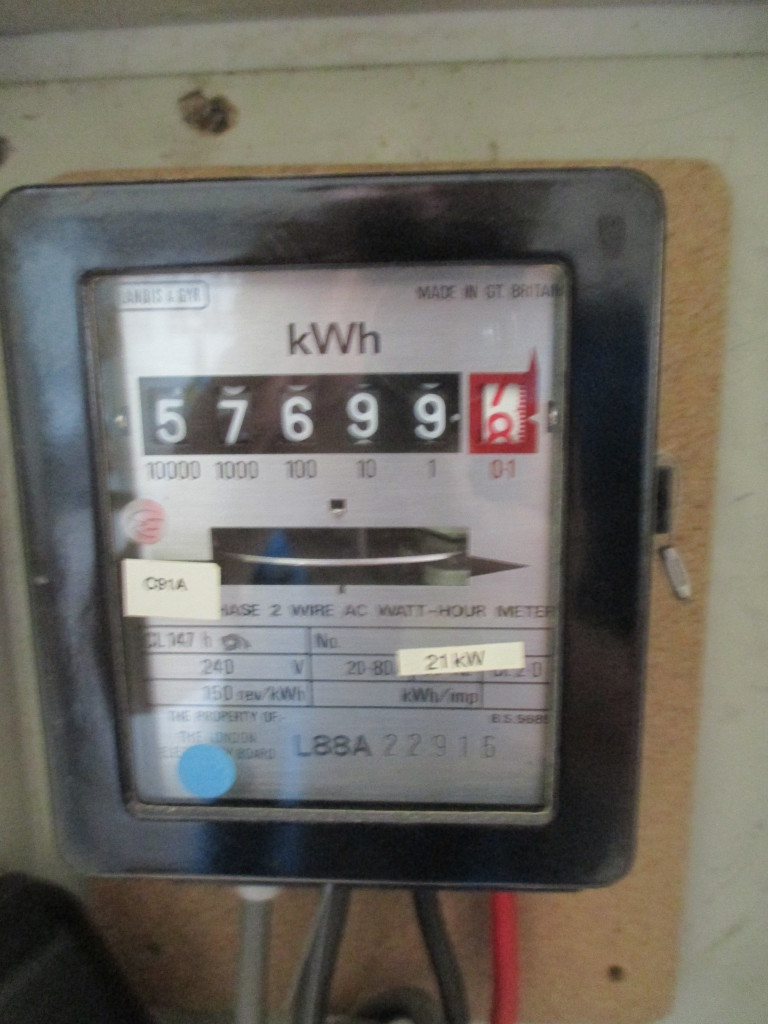
%> input picture Images/compteur5.jpg, 768 x 1024 px
$ octave test.m   (GNU Octave 9; MATLAB toolbox functions it lacks are replaced by stand-ins)
%> lines starting %> are read from the running program, lines starting %| are printed output that depends on the picture; in (x1, y1, x2, y2) boxes, pixels count from 0 and x2, y2 are one past the last pixel; in counts of white or black regions, pixels touching at a corner belong together; the program's own positions count from 1
### readNumber.m
function [number accuracy] = readNumber( img )
%UNTITLED3 Summary of this function goes here
%   Detailed explanation goes here

load templates;

comp = [];

for n=1:11

    sem=corr2(templates{1,n},img);

    comp=[comp sem];


end
accuracy = max(comp);
vd=find(comp==max(comp));
%*-*-*-*-*-*-*-*-*-*-*-*-*-
%if accuracy >= 0.5
 if accuracy >= 0.3
    if vd==1
        number='1';
    elseif vd==2
        number = '1';
    elseif vd==3
        number='2';
    elseif vd==4
        number='3';
    elseif vd==5
        number='4';
    elseif vd==6
        number='5';
    elseif vd==7
        number='6';
    elseif vd==8
        number='7';
    elseif vd==9
        number='8';
    elseif vd==10
        number='9';
    elseif vd==11
        number='0';
    else
        number = NaN;
    end
else
    number = NaN;
end


end

### test.m
clear all; close all; clc;

warning('off','images:initSize:adjustingMag');
warning('off','images:im2bw:binaryInput');
warning('off','MATLAB:colon:nonIntegerIndex');

img = imread('Images\compteur5.jpg');
%> img is the input picture: size 1024x768x3 uint8; mean R, G, B 111.1, 107.7, 100.8
figure;imshow(img);
title("Image original");

img = binarizeImage(img,0.5);
%> in binarizeImage, `T = adaptthresh(img, tresh);`:
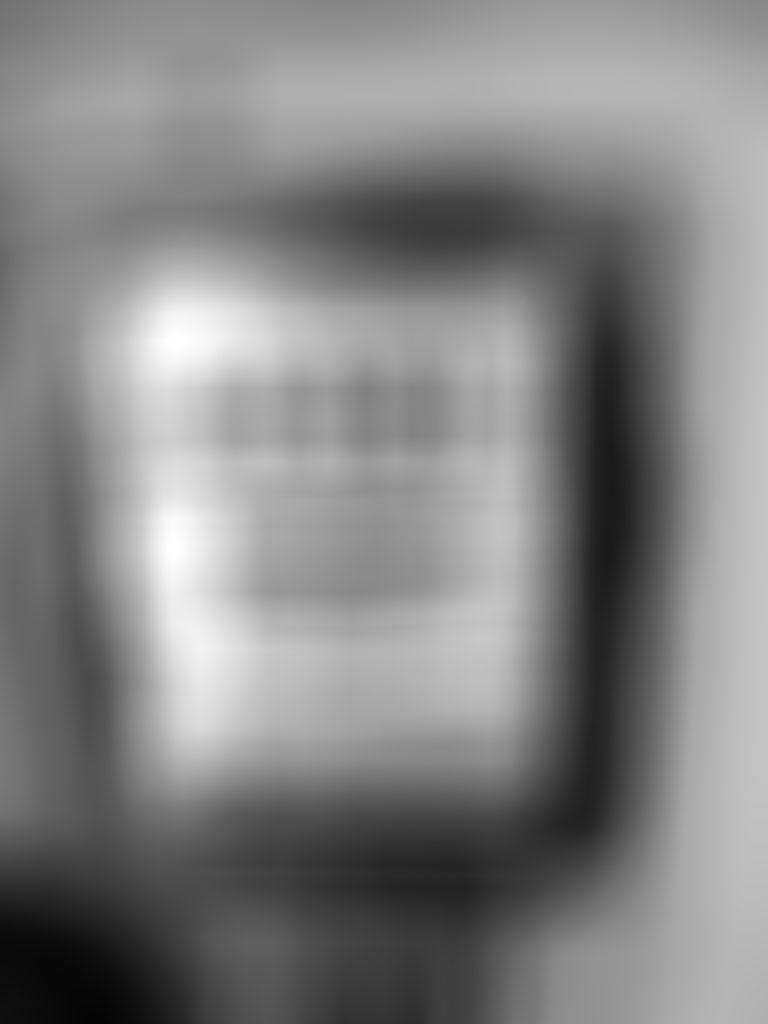
%> T: size 1024x768 double; min 0.0156, max 1, mean 0.518
%> in binarizeImage, `binaryImg = imbinarize(img, T);`:
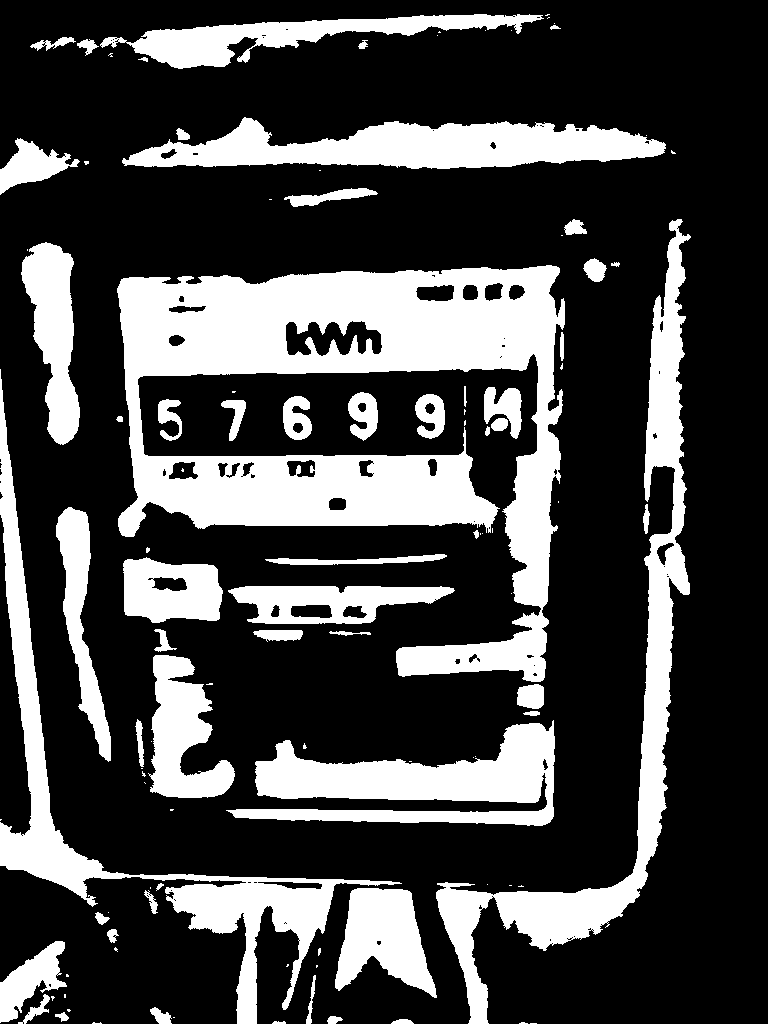
%> binaryImg: size 1024x768 logical; 27.6% white; 109 white regions (54 under 20 px)

%erosion
se = strel('square', 1);
img = imerode(img, se);

%filtre mmoyeneur pour supprimer le bruit
%img = medfilt2(img);

figure;
imshow(img);
title("apres erosion");


img = labelAreaClean(img, 1, 3);
%> in labelAreaClean, `[labels, nbObj] = bwlabel(img);`:
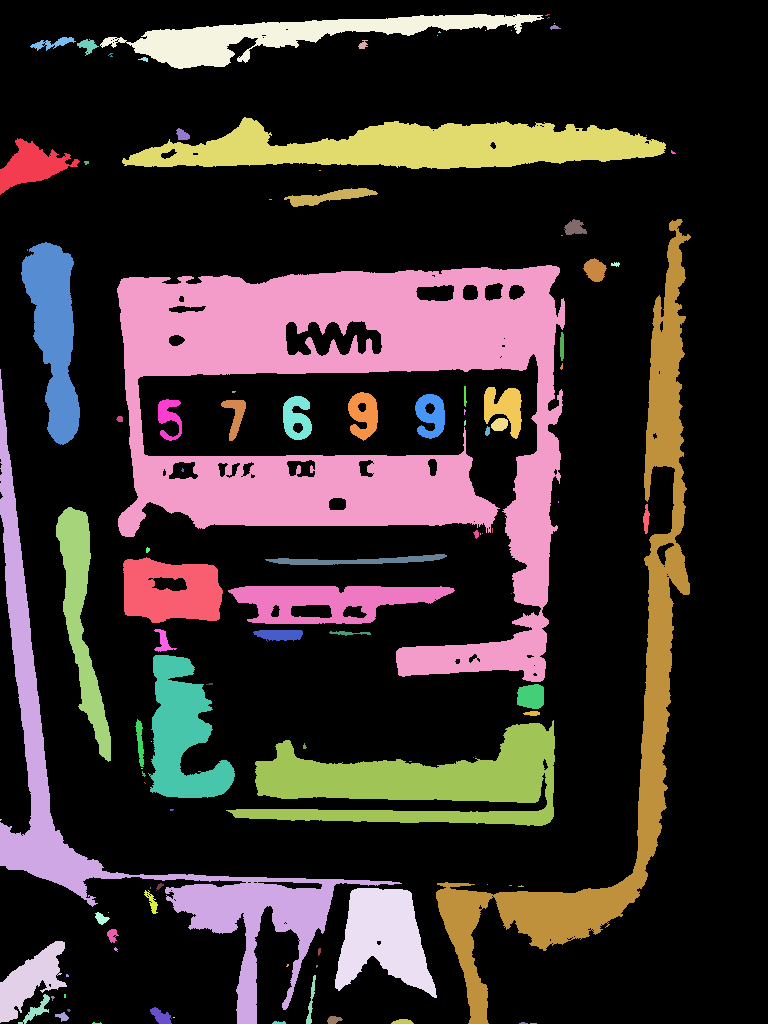
%> labels: size 1024x768 double; 110 distinct labels, from 0 to 109; one colour per label, 0 black
%> in labelAreaClean, `[labels, nbObj] = bwlabel(img);`: nbObj = 109
%> in labelAreaClean, `props = regionprops(img,'basic');`: props = 109 regions; largest, box (x1, y1, x2, y2), Area and Centroid: (117, 265, 565, 682) 75574 [357.7 415.3], (436, 219, 691, 1024) 25215 [611.9 691.6], (0, 369, 402, 1024) 21453 [136.3 813.5], (226, 720, 555, 826) 17166 [417.7 784.3], (122, 117, 666, 169) 16932 [412.8 147.8]
%> the loop in labelAreaClean, `for o = 1 : nbObj` made 109 passes
%> avg on passes 1 to 12: 2040, 23493, 23496, 26014, 26278, 33096, 33098, 33353, 33364, 33438, 38495, 38503
%> after the loop in labelAreaClean, `for o = 1 : nbObj`: avg = 216974
%> in labelAreaClean, `avg = round((avg/nbObj)*quotientArea);`: avg = 5972
%> in labelAreaClean, `cleanedImg = img - bwareaopen(img,avg);`: cleanedImg: size 1024x768 double; values 0 (black) and 1 (white), 4% white; 100 white regions (54 under 20 px), largest, box (x1, y1, x2, y2) and area: (228, 586, 455, 624) 5272, (56, 507, 111, 762) 5057, (123, 557, 223, 623) 5036

figure;imshow(img);
title("Premier nettoyage");

%=============================================================================
img2 = imbinarize(img);
%> img2: size 1024x768 logical; 4% white; 100 white regions (54 under 20 px)
img2 = labelAreaClean(img2, -1, 1);
%> in labelAreaClean (call 2), `[labels, nbObj] = bwlabel(img);`: labels: size 1024x768 double; 101 distinct labels, from 0 to 100
%> in labelAreaClean (call 2), `props = regionprops(img,'basic');`: props = 100 regions; largest, box (x1, y1, x2, y2), Area and Centroid: (228, 586, 455, 624) 5272 [331.1 601.6], (56, 507, 111, 762) 5057 [82 617.9], (123, 557, 223, 623) 5036 [171.9 591.9], (0, 941, 67, 1023) 2518 [30.9 981.1], (0, 138, 80, 195) 2040 [32.2 166.3]
%> the loop in labelAreaClean (call 2), `for o = 1 : nbObj` made 100 passes
%> avg on passes 1 to 12: 2040, 2043, 4561, 4825, 4827, 5082, 5093, 5167, 10224, 10232, 10240, 10249
%> in labelAreaClean (call 2), `cleanedImg = bwareaopen(img,avg);`: cleanedImg: size 1024x768 logical; 3.6% white; 16 white regions

figure;imshow(img2);
title("Deuxi鑝e nettoyage");

%============================================================================
img2 = findAlignementAndCrop(img2);
figure;imshow(img2);
title("recadrage");


result = readEachComponent(img2);

function [croppedImg] = crop(img, X, Y, W, H)
    croppedImg = img(Y : Y+H, X : X+W);
end
function img = findAlignementAndCrop(img)
    [labels, nbObj] = bwlabel(img);
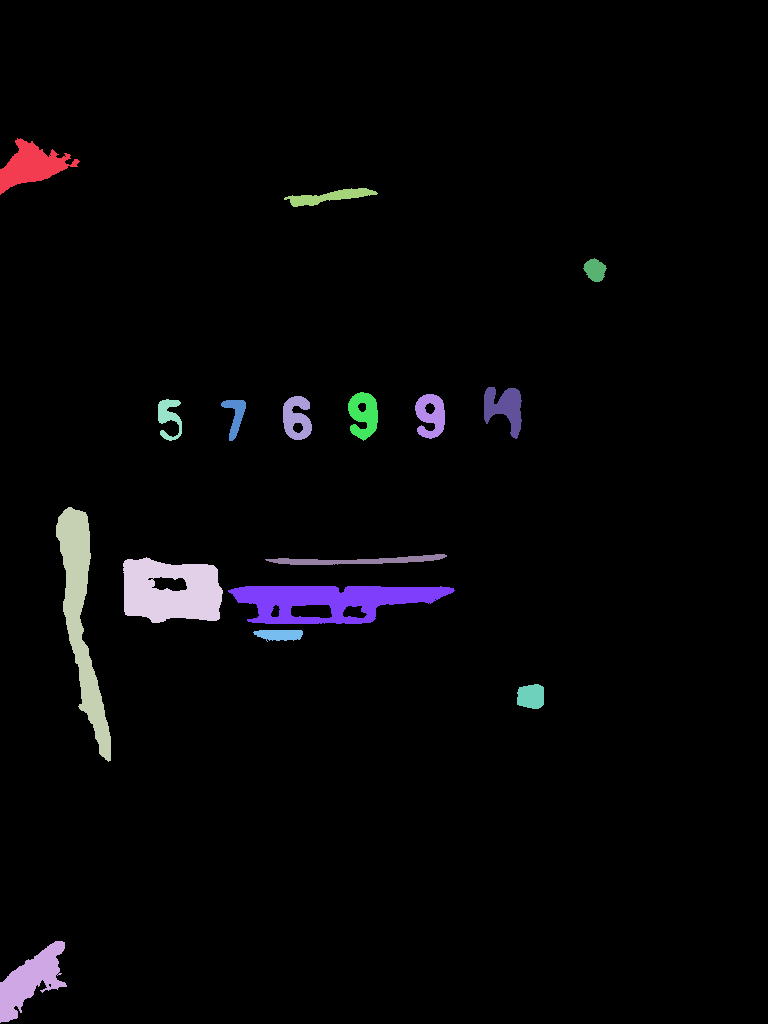
%> labels: size 1024x768 double; 17 distinct labels, from 0 to 16; one colour per label, 0 black
%> nbObj = 16
    props = regionprops(img,'basic');
%> props = 16 regions; largest, box (x1, y1, x2, y2), Area and Centroid: (228, 586, 455, 624) 5272 [331.1 601.6], (56, 507, 111, 762) 5057 [82 617.9], (123, 557, 223, 623) 5036 [171.9 591.9], (0, 941, 67, 1023) 2518 [30.9 981.1], (0, 138, 80, 195) 2040 [32.2 166.3]

     yTreshMin = size(img, 1)/4;
%> yTreshMin = 256
     yTreshMax = size(img, 1)*3/4;
%> yTreshMax = 768

     avgY = 0;
     avgHeight = 0;
     counter = 0;

    for o = 1 : nbObj
        if((props(o).BoundingBox(2)> yTreshMin) && (props(o).BoundingBox(2) < yTreshMax))
            avgY =  avgY + props(o).BoundingBox(2);
            avgHeight = avgHeight + props(o).BoundingBox(4);
            counter = counter + 1;
        end
    end
%> this loop made 16 passes
%> (avgY, avgHeight) on passes 3, 4, 5, 6, 7, 8, 9, 10, 12, 13, 14, 15: (507.5, 255), (1065, 321), (1464.5, 363), (1865, 404), (2451.5, 442), (3082, 454), (3636.5, 465), (4033, 509), (4425.5, 558), (4820, 603), (5207.5, 655), (5892, 680)
    yAl = round(avgY/counter);
%> yAl = 473
    avgH = round(avgHeight/counter);
%> avgH = 54

    img = crop(img, 10, yAl-120, 700, avgH + 120);
%> in crop, `croppedImg = img(Y : Y+H, X : X+W);`: croppedImg: size 175x701 logical; 4.4% white; 7 white regions, largest, box (x1, y1, x2, y2) and area: (475, 35, 513, 87) 1154, (339, 40, 369, 89) 985, (406, 42, 436, 87) 910
end
function result = readEachComponent(img)

    [labels,nbObj] = bwlabel(img);
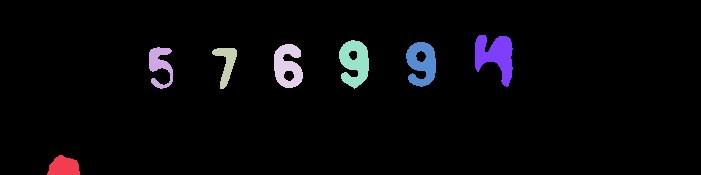
%> labels: size 175x701 double; 8 distinct labels, from 0 to 7; one colour per label, 0 black
%> nbObj = 7
    result =[];

    for i = 1:nbObj

        [row col] = find(labels == i);

        el = img(min(row):max(row),min(col):max(col));

        img_resize = imresize(el,[42 24]);
        se2 = strel('disk', 2);
        img_resize = imerode(img_resize, se2);

        [res acc] = readNumber(img_resize);

         figure;imshow(img_resize);
         %pause(0.5);

        if ~isnan(res)
            result = [result res];
        end
    end
%> this loop made 7 passes
%> (accuracy in readNumber, vd in readNumber, number in readNumber, res, acc, result) on passes 1 to 6: (0.408, 2, '1', '1', 0.408, '1'), (0.349, 6, '5', '5', 0.349, '15'), (0.53, 8, '7', '7', 0.53, '157'), (0.603, 7, '6', '6', 0.603, '1576'), (0.528, 10, '9', '9', 0.528, '15769'), (0.611, 10, '9', '9', 0.611, '157699')
%> (accuracy in readNumber, vd in readNumber, number in readNumber, res, acc) on pass 7: (0.157, 5, NaN, NaN, 0.157)
%> pass 1, in readEachComponent, `img_resize = imerode(img_resize, se2);`:
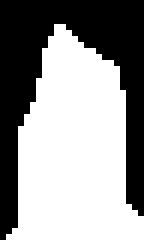
%> img_resize: size 42x24 logical (shown 6 times larger); 60% white; 1 black region, box (x1, y1, x2, y2) and area: (0, 0, 24, 40) 403
%> pass 2, in readEachComponent, `el = img(min(row):max(row),min(col):max(col));`:
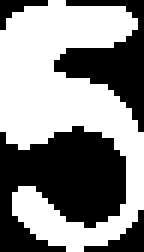
%> el: size 42x24 logical (shown 6 times larger); 54.3% white; 4 black regions (1 under 20 px), largest, box (x1, y1, x2, y2) and area: (0, 21, 21, 42) 285, (9, 0, 24, 22) 133, (14, 35, 24, 42) 27
    disp(result);
%| 157699
%> `result = readEachComponent(img2);`: result = '157699'
end
function [binaryImg] = binarizeImage(img,tresh)

    img = imgaussfilt(img,2);

    if size(img,3)==3 %RGB image
        img=rgb2gray(img);
    end

    figure;imshow(img);
    title("Image gris");
    img=imadjust(img);


    T = adaptthresh(img, tresh);
    binaryImg = imbinarize(img, T);
    figure;imshow(binaryImg);
    title("Image binaris閑");
end
function [cleanedImg] = labelAreaClean(img, deleteSmall, quotientArea)

    [labels, nbObj] = bwlabel(img);
    props = regionprops(img,'basic');
    avg = 0;

    % moyenne des surfaces
    for o = 1 : nbObj
        avg =  avg + props(o).Area;
    end
    avg = round((avg/nbObj)*quotientArea);

    % doit on supprimer les obetjs plus grand ou plus petit que la surface
    % moyenne
    if(deleteSmall < 0)
        cleanedImg = bwareaopen(img,avg);
    else
        cleanedImg = img - bwareaopen(img,avg);
    end
end
